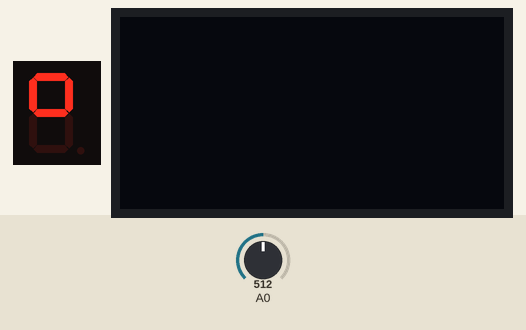
This sketch was run on a simulated Arduino Uno, built with avr-gcc and run on an emulated ATmega328P. Shown: 1-digit seven-segment display, 128×64 one-colour display. Wiring (inferred from the names in the program): 1-digit 7-segment display, segments lit when LOW: segments pin 5, pin 6, pin 7, pin 8, pin 9, pin 10, pin 11. The test bench sets the inputs (shaded band); at power-on: A0 = 512. The segment pins are drawn as the display they are named for; what the sketch prints to the serial monitor is not drawn.

Above: at 0.1 s.
At 1.05 s:
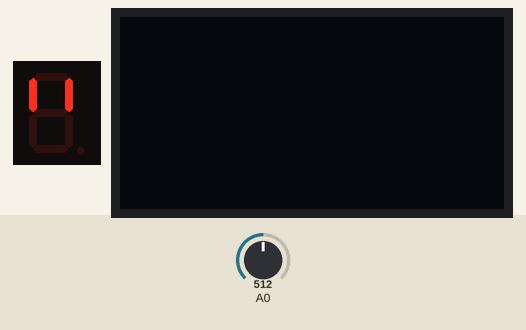
At 6.1 s:
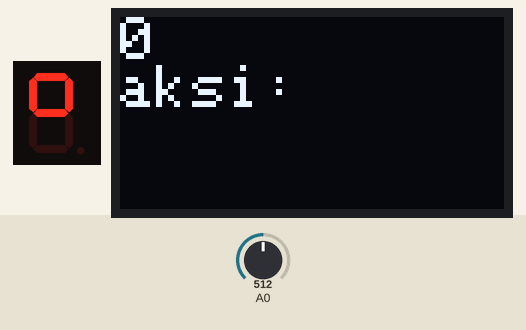

The sketch:

maze_solver.ino
```cpp
#include <Arduino.h>
#include <Wire.h>
#include <Adafruit_GFX.h>
#include <Adafruit_SSD1306.h>

#define SCREEN_WIDTH 128
#define SCREEN_HEIGHT 64
#define OLED_RESET -1
Adafruit_SSD1306 display(SCREEN_WIDTH, SCREEN_HEIGHT, &Wire, OLED_RESET);

#define NUM_SENSORS 8
#define THRESHOLD 90

// Pin sensor line follower
const int sensor[NUM_SENSORS] = {2, 1, 0, 3, 5, 7, 6, 4};
int sensorValue[8];
bool bit_Sensor[8];
byte bin_Sensor;
int muxPin[3] = {7, 8, 9};
int error;
int last_error;
int Kp = 10, Ki = 2, Kd = 100;

bool intersection() {
  if (bin_Sensor == 0b10011000 || bin_Sensor == 0b10010000 || bin_Sensor == 0b10001000 || bin_Sensor == 0b10001100 || bin_Sensor == 0b11011000 || bin_Sensor == 0b10000110 ||
      bin_Sensor == 0b00110011 || bin_Sensor == 0b00011011 || bin_Sensor == 0b00001101 || bin_Sensor == 0b00011001 || bin_Sensor == 0b00010001 || bin_Sensor == 0b00001001 ||
      bin_Sensor == 0b10011001 || bin_Sensor == 0b10010001 || bin_Sensor == 0b10001001 || bin_Sensor == 0b10001101 || bin_Sensor == 0b11011011 || bin_Sensor == 0b11010011 ||
      bin_Sensor == 0b11001011 || bin_Sensor == 0b11001101 || bin_Sensor == 0b10000001) return true;
};

const int IN1 = 11;
const int IN2 = 10;
const int IN3 = 5;
const int IN4 = 6;

// Kecepatan motor
const int DEFAULT_SPEED = 75;
const int LOW_SPEED = -75;

// Mode
enum Mode { EXPLORING, SIMPLIFYING_PATH, FASTEST_RUN, FINISHED };
Mode mode = EXPLORING;

// Log path
char exploration_path_log[50];
int path_index = 0;
char shortest_path_actions[50];
int shortest_index = 0;
int current_fastest_path_step = 0;
int kode_belok[10], kode_belok_cepat[10];

void check_Sensor() {
  read_Sensor();
  for (byte i = 0; i < 8; i++) {
    bit_Sensor[i] = (sensorValue[i] > THRESHOLD) ? 1 : 0;
  }

  bin_Sensor = 0b00000000;
  for (int i = 0; i < 8; i++) {
    if (bit_Sensor[sensor[i]]) {
      bin_Sensor |= (1 << (7 - i));
    }
  }
}

void read_Sensor() {
  for (byte pin=0; pin<=7; pin++) {
    selectMuxPin(pin);
    sensorValue[pin] = analogRead(A0);
  }
}

void selectMuxPin(byte pin) {
  for (int i=0; i<3; i++) {
    if (pin & (1<<i))
      digitalWrite(muxPin[i], HIGH);
    else
      digitalWrite(muxPin[i], LOW);
  }
}

// Fungsi motor
void setMotor(int leftSpeed, int rightSpeed) {
  if (leftSpeed >= 0) {
    analogWrite(IN1, leftSpeed);
    analogWrite(IN2, 0);
  } else {
    analogWrite(IN1, 0);
    analogWrite(IN2, abs(leftSpeed));
    //leftSpeed = -leftSpeed;
  }

  if (rightSpeed >= 0) {
    analogWrite(IN3, rightSpeed);
    analogWrite(IN4, 0);
  } else {
    analogWrite(IN3, 0);
    analogWrite(IN4, abs(rightSpeed));
    //rightSpeed = -rightSpeed;
  }
}

// Fungsi belok
void turnLeft() {
  delay(150);
  setMotor(0, 0);
  delay(50);
  setMotor(LOW_SPEED, DEFAULT_SPEED);
  Serial.println("Belok Kiri");
  delay(200);
  while(true) {
  check_Sensor();
  if (bin_Sensor == 0b00011000) {
    setMotor(0, 0);
    delay(50);
    break;
  }
  //delay(700);
  }
}

void turnRight() {
  delay(150);
  setMotor(0, 0);
  delay(50);
  setMotor(DEFAULT_SPEED, LOW_SPEED);
  Serial.println("Belok Kanan");
  delay(100);
  while(true) {
  check_Sensor();
  if (bin_Sensor == 0b00011000) {
    setMotor(0, 0);
    delay(50);
    break;
  }
  //delay(700);
  }
}

void uTurn() {
  delay(250);
  setMotor(0, 0);
  delay(50);
  setMotor(-DEFAULT_SPEED, DEFAULT_SPEED);
  Serial.println("Putar Balik");
  while(true) {
  check_Sensor();
  if (bin_Sensor == 0b00011000) {
    setMotor(0, 0);
    delay(50);
    break;
  } //break;
  //delay(950);
  }
}

// Fungsi simplifikasi path
void simplify_path() {
  for (int k=0; k<6; k++) {
    shortest_index = 0;
    int i = 0;
    while (i < path_index) {
      if (i + 2 < path_index &&
          exploration_path_log[i + 1] == 'U') {
        char a = exploration_path_log[i];
        char b = exploration_path_log[i + 2];

        if ((a == 'L' && b == 'L') || (a == 'R' && b == 'R')) {
          shortest_path_actions[shortest_index] = 'S'; kode_belok_cepat[shortest_index++] = 0; }
        else if ((a == 'L' && b == 'S') || (a == 'S' && b == 'R')) {
          shortest_path_actions[shortest_index] = 'R'; kode_belok_cepat[shortest_index++] = 2; }
        else if ((a == 'S' && b == 'L') || (a == 'R' && b == 'S')) {
          shortest_path_actions[shortest_index] = 'R'; kode_belok_cepat[shortest_index++] = 2; }
        else if ((a == 'S' && b == 'S') || (a == 'L' && b == 'R') || (a == 'R' && b == 'L')) {
          shortest_path_actions[shortest_index] = 'U'; kode_belok_cepat[shortest_index++] = 3; }

        i += 3;
      } else {
        shortest_path_actions[shortest_index] = exploration_path_log[i]; kode_belok_cepat[shortest_index++] = kode_belok[i];
        i++;
      }
    }
  }
  path_index = shortest_index;
  for (int l=0; l < shortest_index; l++) {exploration_path_log[l] = shortest_path_actions[l]; kode_belok[l] = kode_belok_cepat[l];}
}

// void simplify_path() {
//   // Salin jalur awal
//   char temp_path[100];          // pastikan ukuran cukup besar
//   int temp_kode[100];

//   for (int i = 0; i < path_index; i++) {
//     temp_path[i] = exploration_path_log[i];
//     temp_kode[i] = kode_belok[i];
//   }

//   int temp_index = path_index;

//   // Loop penyederhanaan berulang
//   bool simplified = true;
//   while (simplified) {
//     simplified = false;
//     shortest_index = 0;

//     int i = 0;
//     while (i < temp_index) {
//       if (i + 2 < temp_index && temp_path[i + 1] == 'U') {
//         char a = temp_path[i];
//         char b = temp_path[i + 2];

//         if ((a == 'L' && b == 'L') || (a == 'R' && b == 'R')) {
//           shortest_path_actions[shortest_index] = 'S';
//           kode_belok_cepat[shortest_index++] = 0;
//         }
//         else if ((a == 'L' && b == 'S') || (a == 'S' && b == 'R')) {
//           shortest_path_actions[shortest_index] = 'R';
//           kode_belok_cepat[shortest_index++] = 2;
//         }
//         else if ((a == 'S' && b == 'L') || (a == 'R' && b == 'S')) {
//           shortest_path_actions[shortest_index] = 'R';
//           kode_belok_cepat[shortest_index++] = 2;
//         }
//         else if ((a == 'S' && b == 'S') || (a == 'L' && b == 'R') || (a == 'R' && b == 'L')) {
//           shortest_path_actions[shortest_index] = 'U';
//           kode_belok_cepat[shortest_index++] = 3;
//         }

//         i += 3;
//         simplified = true; // terjadi penyederhanaan
//       } else {
//         shortest_path_actions[shortest_index] = temp_path[i];
//         kode_belok_cepat[shortest_index++] = temp_kode[i];
//         i++;
//       }
//     }

//     // Salin kembali hasil penyederhanaan untuk dicek lagi
//     for (int j = 0; j < shortest_index; j++) {
//       temp_path[j] = shortest_path_actions[j];
//       temp_kode[j] = kode_belok_cepat[j];
//     }
//     temp_index = shortest_index;
//   }
// }

// void simplify_path() {
//   bool changed;
//   do {
//     changed = false;

//     int new_index = 0;
//     int i = 0;

//     while (i < path_index) {
//       if (i + 2 < path_index &&
//           exploration_path_log[i + 1] == 'U') {
//         char a = exploration_path_log[i];
//         char b = exploration_path_log[i + 2];

//         if ((a == 'L' && b == 'L') || (a == 'R' && b == 'R')) {
//           shortest_path_actions[new_index] = 'S'; kode_belok_cepat[new_index++] = 0;
//         }
//         else if ((a == 'L' && b == 'S') || (a == 'S' && b == 'R')) {
//           shortest_path_actions[new_index] = 'R'; kode_belok_cepat[new_index++] = 2;
//         }
//         else if ((a == 'S' && b == 'L') || (a == 'R' && b == 'S')) {
//           shortest_path_actions[new_index] = 'R'; kode_belok_cepat[new_index++] = 2;
//         }
//         else if ((a == 'S' && b == 'S') || (a == 'L' && b == 'R') || (a == 'R' && b == 'L')) {
//           shortest_path_actions[new_index] = 'U'; kode_belok_cepat[new_index++] = 3;
//         }

//         i += 3; // lewati pola XUX
//         changed = true;
//       } else {
//         shortest_path_actions[new_index] = exploration_path_log[i];
//         kode_belok_cepat[new_index++] = kode_belok[i];
//         i++;
//       }
//     }

//     // Update path_index dan exploration_path_log[] dengan hasil terbaru
//     path_index = new_index;
//     for (int j = 0; j < path_index; j++) {
//       exploration_path_log[j] = shortest_path_actions[j];
//       kode_belok[j] = kode_belok_cepat[j];
//     }

//   } while (changed); // ulangi jika masih ada perubahan
// }


void setup() {
  Serial.begin(9600);

  if (!display.begin(SSD1306_SWITCHCAPVCC, 0x3C)) {
    Serial.println(F("Gagal inisialisasi OLED"));
    //while (true);
  }

  // Inisialisasi pin
  for (int i = 0; i < 3; i++) pinMode(muxPin[i], OUTPUT);
  pinMode(IN1, OUTPUT); pinMode(IN2, OUTPUT);
  pinMode(IN3, OUTPUT); pinMode(IN4, OUTPUT);
  pinMode(4, INPUT);
  setMotor(0, 0);

}

void loop() {
  if (mode == EXPLORING) {
    check_Sensor();

    // Deteksi finish line dengan dua kali pendeteksian
    if (bin_Sensor == 0b11111111) {
      delay(10);
      check_Sensor();
      if (bin_Sensor == 0b11111111){
      Serial.println("Finish line detected");
      mode = SIMPLIFYING_PATH;
      setMotor(0, 0);
      delay(1000);
      }
    }
    // Navigasi berdasarkan junction
    if (bin_Sensor == 0b00000000) {// Buntu
      exploration_path_log[path_index] = 'U'; kode_belok[path_index++] = 3;
      //delay(250);
      uTurn();
    }
    else if (bin_Sensor == 0b10000000 || bin_Sensor == 0b11000000 /*|| bin_Sensor == 0b10000110*/) turnLeft();// Belok Kiri
    else if (bin_Sensor == 0b00000001 || bin_Sensor == 0b00000011) turnRight();// Belok Kanan
    else if (bin_Sensor == 0b10011000 || bin_Sensor == 0b10010000 || bin_Sensor == 0b10001000 ||
             bin_Sensor == 0b10001100 || bin_Sensor == 0b11011000 || bin_Sensor == 0b10000110) {//Pertigaan Kiri
        turnLeft();
        exploration_path_log[path_index] = 'L'; kode_belok[path_index++] = 1;
    } else if (bin_Sensor == 0b10000001) {//Pertigaan T
        turnLeft();
        exploration_path_log[path_index] = 'L'; kode_belok[path_index++] = 1;
    } else if (bin_Sensor == 0b10011001 || bin_Sensor == 0b10010001 || bin_Sensor == 0b10001001 || bin_Sensor == 0b10001101 ||
               bin_Sensor == 0b11011011 || bin_Sensor == 0b11010011 || bin_Sensor == 0b11001011 || bin_Sensor == 0b11001101) {//Perempatan
        turnLeft();
        exploration_path_log[path_index] = 'L'; kode_belok[path_index++] = 1;
    } else if (bin_Sensor == 0b00110011 || bin_Sensor == 0b00011011 || bin_Sensor == 0b00001101 ||
               bin_Sensor == 0b00011001 || bin_Sensor == 0b00010001 || bin_Sensor == 0b00001001) {
      delay(150);
      exploration_path_log[path_index] = 'S'; kode_belok[path_index++] = 0;
      /*check_Sensor();
      if (bin_Sensor == 0b00011001 || bin_Sensor == 0b00010001 || bin_Sensor == 0b00001001 || bin_Sensor == 0b00001101
               //bin_Sensor == 0b00011010 || bin_Sensor == 0b00011011) {Pertigaan Kanan
      //calculateError(); delay(100);
      //exploration_path_log[path_index++] = 'S';}*/
    } else calculateError();
        //setMotor(PWM_R, PWM_L);

  } else if (mode == SIMPLIFYING_PATH) {
    Serial.println("Simplifying path...");
    setMotor(0, 0);
     display.clearDisplay();
     display.setTextColor(SSD1306_WHITE, SSD1306_BLACK); // teks putih, latar hitam
     display.setCursor(0, 0);
     display.setTextSize(1);
     display.println(exploration_path_log);
    // display.display();
    //  for (int i=0; i<6; i++) {
    simplify_path();
    //   exploration_path_log = shortest_path_actions;
    //  }
     //display.setCursor(0, 32);
     display.println(shortest_path_actions);
     Serial.println(shortest_path_actions);
     display.display();

    mode = FASTEST_RUN;
    delay(5000);
  } else if (mode == FASTEST_RUN) {
    while (true) {
      // if (current_fastest_path_step >= 3) {
      //     mode = FINISHED;
      //     setMotor(0, 0);
      //     // display.clearDisplay();
      //     // display.setTextColor(SSD1306_WHITE, SSD1306_BLACK); // teks putih, latar hitam
      //     // display.setCursor(0, 0);
      //     // display.setTextSize(2);
      //      Serial.println("Selesai");
      //     // display.display();
      //     break;
      // }
      display.clearDisplay();
      display.setTextColor(SSD1306_WHITE, SSD1306_BLACK); // teks putih, latar hitam
      display.setCursor(0, 0);
      display.setTextSize(2);
      display.println(current_fastest_path_step);
      // display.setCursor(0, 32);
      // display.setTextSize(2);
      display.print("aksi: ");
      display.println(shortest_path_actions[current_fastest_path_step]);
      display.display();
      check_Sensor();
      if (bin_Sensor == 0b10011000 || bin_Sensor == 0b10010000 || bin_Sensor == 0b10001000 || bin_Sensor == 0b10001100 || bin_Sensor == 0b11011000 || bin_Sensor == 0b10000110 ||
          bin_Sensor == 0b00110011 || bin_Sensor == 0b00011011 || bin_Sensor == 0b00001101 || bin_Sensor == 0b00011001 || bin_Sensor == 0b00010001 || bin_Sensor == 0b00001001 ||
          bin_Sensor == 0b10011001 || bin_Sensor == 0b10010001 || bin_Sensor == 0b10001001 || bin_Sensor == 0b10001101 || bin_Sensor == 0b11011011 || bin_Sensor == 0b11010011 ||
          bin_Sensor == 0b11001011 || bin_Sensor == 0b11001101 || bin_Sensor == 0b10000001) {
          Serial.print("aksi sekarang: ");
          Serial.println(shortest_path_actions[current_fastest_path_step]);
          if (kode_belok_cepat[current_fastest_path_step] == 1/*shortest_path_actions[current_fastest_path_step] == 'L'*/) turnLeft();
          else if (kode_belok_cepat[current_fastest_path_step] == 2/*shortest_path_actions[current_fastest_path_step] == 'R'*/) turnRight();
          else if (kode_belok_cepat[current_fastest_path_step] == 3/*shortest_path_actions[current_fastest_path_step] == 'U'*/) uTurn();
          else calculateError(); delay(150);
          current_fastest_path_step++;
      }
      else if (bin_Sensor == 0b10000000 || bin_Sensor == 0b11000000 /*|| bin_Sensor == 0b10000110*/) turnLeft();// Belok Kiri
      else if (bin_Sensor == 0b00000001 || bin_Sensor == 0b00000011) turnRight();// Belok Kanan
      else if (bin_Sensor == 0b11111111) setMotor(0, 0);
      else calculateError(); //Lurus Line Following

    }

  } else if (mode == FINISHED) {
    setMotor(0, 0);
    delay(100);
  }
}

      void calculateError() {
        if (bin_Sensor == 0b00011000) error = 0;
        if (bin_Sensor == 0b00010000) error = -1;
        if (bin_Sensor == 0b00110000) error = -3;
        if (bin_Sensor == 0b00100000) error = -5;
        if (bin_Sensor == 0b01100000) error = -7;
        if (bin_Sensor == 0b01000000) error = -9;
        if (bin_Sensor == 0b00001000) error = 1;
        if (bin_Sensor == 0b00001100) error = 3;
        if (bin_Sensor == 0b00000100) error = 5;
        if (bin_Sensor == 0b00000110) error = 7;
        if (bin_Sensor == 0b00000010) error = 9;

        /*int P = error;
        int I = I + error;
        int D = error - last_error;
        int PID = (Kp * P) + (Ki * I) + (Kd * D);*/
        //........................................

        //........................................Applying the result of PID calculation to the driving motors.
        int PWM_R = DEFAULT_SPEED - 2*error;//- PID;
        int PWM_L = DEFAULT_SPEED + 2*error;//+ PID;
        //PWM_R = PWM_R - PID;
        //PWM_L = PWM_L + PID;

        //last_error = error;

        /*if (PWM_R >= 0) {
          right_Forward();
        } else {
          right_Backward();
        }

        if (PWM_L >= 0) {
          left_Forward();
        } else {
          left_Backward();
        }

        if (PWM_R < 0) PWM_R = 0 - PWM_R;
        if (PWM_L < 0) PWM_L = 0 - PWM_L;
        if (PWM_R > 255) PWM_R = 255;
        if (PWM_L > 255) PWM_L = 255;

        if (digitalRead(6) == LOW) {
          PWM_R = abs(PWM_R);
        } else {
          PWM_R = 255 - PWM_R;
        }

        if (digitalRead(10) == LOW) {
          PWM_L = abs(PWM_L);
        } else {
          PWM_L = 255 - PWM_L;
        }*/

        setMotor(PWM_L, PWM_R);
        Serial.println("Lurus");
        //analogWrite(11, PWM_R);
        //analogWrite(5, PWM_L);
      }
```
